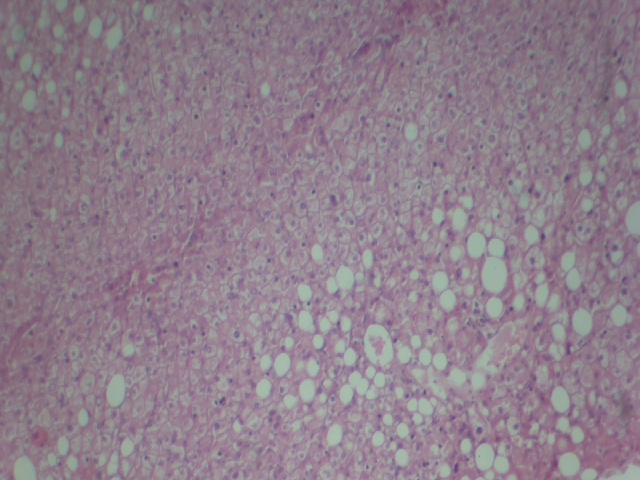
#> input picture test2.jpg, 640 x 480 px
$ python main.py
#> lines starting #> are read from the running program, lines starting #| are printed output that depends on the picture; after the words box and inside, x2 and y2 are one past the last pixel; in counts of white or black regions, pixels touching at a corner belong together
# Taylor Tam 6/10
# non-slide area detection
# filter out blurry images first

import cv2
import numpy as np

class contourDetection:
    def __init__(self, path):
        self.path = path
        self.minPercent = 75.0

    # determines the percent that the contour occupies given contour-area and image
    def percent(self, contour_area, image):
        height, width, channel = image.shape
        image_area = height * width
        return (contour_area / image_area) * 100

    def contouredArea(self):
        image = cv2.imread(self.path)
#> image is the input picture: shape (480, 640, 3); mean B, G, R 139.9, 127, 142.7

        # to grayscale
        gray = cv2.cvtColor(image, cv2.COLOR_BGR2GRAY)
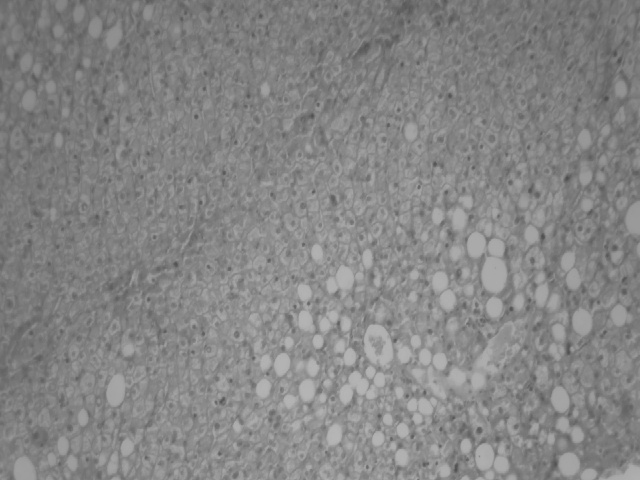
#> gray: shape (480, 640); min 78, max 184, mean 133.2
        # kernel to sharpen the image
        kernel1 = np.array([[0, -1, 0],
                            [-1, 5, -1],
                            [0, -1, 0]])
        image_sharp = cv2.filter2D(src=gray, ddepth=-1, kernel=kernel1)

        # convert to a binary image, using Gaussian adaptive threshold
        thresh = cv2.adaptiveThreshold(image_sharp, 255, cv2.ADAPTIVE_THRESH_GAUSSIAN_C, cv2.THRESH_BINARY_INV, 21, 4)
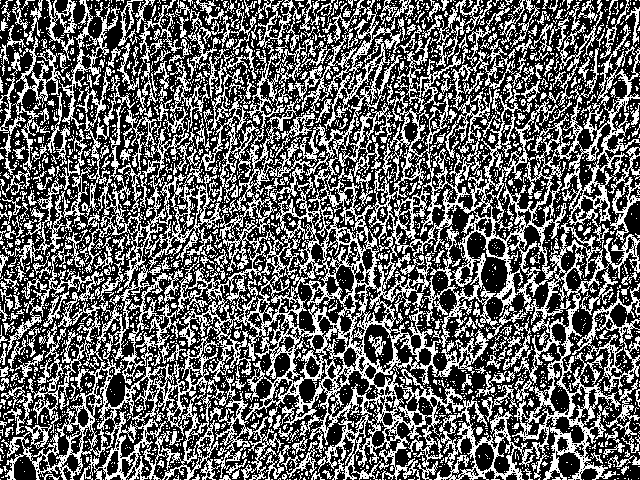
#> thresh: shape (480, 640); 39.8% white in thin lines or dots
        new_image = thresh

        # find contours
        contours, hierarchy = cv2.findContours(image=new_image, mode=cv2.RETR_TREE, method=cv2.CHAIN_APPROX_NONE)
#> contours = 6609 contours, 6054 with area under 20; largest, box (x1, y1, x2, y2) and area: (1, 0, 640, 480) 144268, (372, 306, 567, 457) 10444, (239, 78, 369, 256) 7762, (104, 217, 257, 408) 6936, (378, 204, 479, 348) 5928

        # filter contours by open/closed
        use_contours = []
        for i in range(len(contours)):
            opened = hierarchy[0][i][2] < 0 and hierarchy[0][i][3] < 0
            if opened:
                use_contours.append(contours[i])
#> this loop made 6609 passes
#> after the loop, use_contours = 2026 contours, 1990 with area under 20; largest, box (x1, y1, x2, y2) and area: (301, 45, 331, 67) 62, (2, 211, 16, 239) 60, (27, 327, 40, 357) 50, (177, 17, 189, 41) 50, (59, 391, 69, 410) 46

        # Erase small contours, and contours which small aspect ratio (close to a square)
        for c in use_contours:
            area = cv2.contourArea(c)
            # Erase small contours base don area
            if area < 20:
                cv2.fillPoly(new_image, pts=[c], color=0)
                continue
            rect = cv2.minAreaRect(c)
            (x, y), (w, h), angle = rect
            aRatio = max(w, h) / min(w, h)

            # Assume line must be long and narrow
            if (aRatio < 1.5):
                cv2.fillPoly(new_image, pts=[c], color=0)
                continue
#> this loop made 2026 passes
#> (area, x, y, w, h, angle, aRatio) on passes 53, 78: (20.5, 317.5, 475, 8, 13, -90, 1.62), (28.5, 86, 472.5, 13, 12, -90, 1.08)
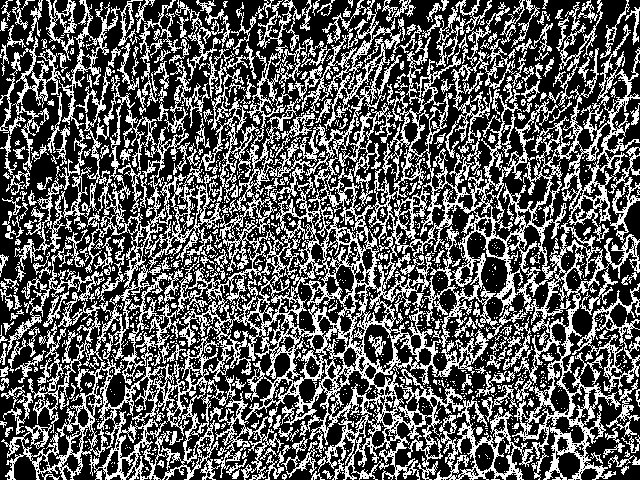
#> new_image: shape (480, 640); 37% white in thin lines or dots

        new_image = cv2.morphologyEx(new_image, cv2.MORPH_CLOSE,
                                     cv2.getStructuringElement(cv2.MORPH_ELLIPSE, (51, 51)))
#> new_image: shape (480, 640); every value is 255
        # find contours again
        contours2, hierarchy2 = cv2.findContours(image=new_image, mode=cv2.RETR_TREE, method=cv2.CHAIN_APPROX_NONE)
#> contours2 = 1 contour; box (x1, y1, x2, y2) and area: (0, 0, 640, 480) 306081

        # find the largest length contour (since this will be the most defined area)
        max_len = 0
        max_contour = None
        for i in range(len(contours2)):
            len_contour = cv2.arcLength(contours2[i], False)
            if len_contour > max_len:
                max_len = len_contour
                max_contour = contours2[i]
#> this loop made 1 pass
#> (len_contour, max_len) on pass 1: (2235, 2235)
#> after the loop, max_contour = contour of 2236 points, box (x1, y1, x2, y2) (0, 0, 640, 480), area 306081; max_len = 2235

        # only draw the MOST defined, long contour
        #this contour is drawn on a copy of the image (img_copy) and then the original image is just image
        img_copy = image.copy()

        cv2.drawContours(img_copy, max_contour, -1, (0, 0, 255), 3)
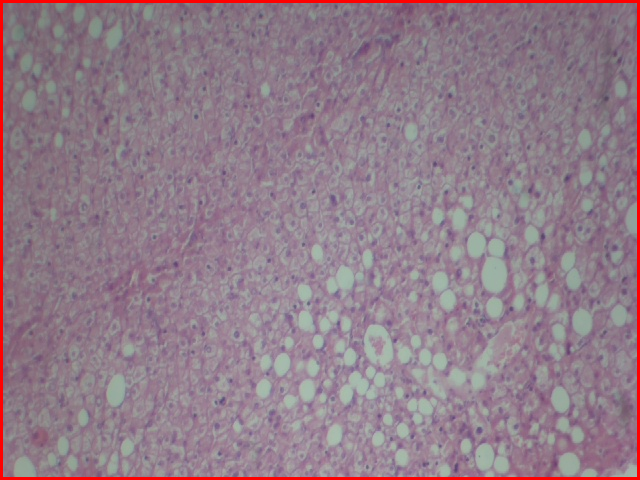
#> img_copy: shape (480, 640, 3); 2.18% of pixels changed, all inside (x1, y1, x2, y2) = (0, 0, 640, 480)
        cv2.imshow("Contours", img_copy)
        cv2.imshow("Original", image)
        cv2.waitKey(0)

        # find area of contour
        contour_area = cv2.contourArea(max_contour)
#> contour_area = 306081

        # return if the percent of the contoured area is acceptable (above threshold) or not
        return self.percent(contour_area, image) > self.minPercent

if __name__=="__main__":
    #acceptable true if contoured area > min percent, false if contoured area < min percent
    path = "test2.jpg"
    detectionObj = contourDetection(path)
    acceptable = detectionObj.contouredArea()
#> acceptable = True

$ run again, with testing.jpg copied over test2.jpg
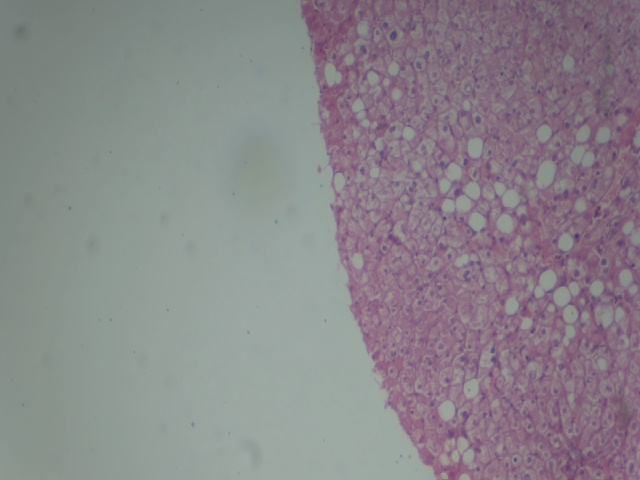
#> input picture testing.jpg, 640 x 480 px
#> in contouredArea, image is the input picture: shape (480, 640, 3); mean B, G, R 138.2, 133.6, 137.7
#> in contouredArea, `thresh = cv2.adaptiveThreshold(image_sharp, 255, cv2.ADAPTIVE_THRESH_G..`:
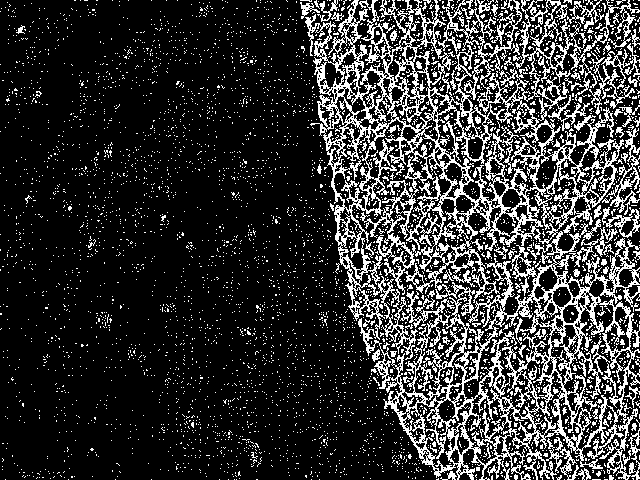
#> thresh: shape (480, 640); 20.4% white in thin lines or dots
#> contours = 6175 contours, 5900 with area under 20; largest, box (x1, y1, x2, y2) and area: (305, 0, 640, 480) 87855, (435, 206, 562, 449) 12548, (436, 100, 554, 202) 4502, (563, 302, 632, 451) 4056, (351, 118, 429, 272) 3959
#> the loop in contouredArea, `for i in range(len(contours)):` made 6175 passes
#> after the loop in contouredArea, `for i in range(len(contours)):`: use_contours = 3850 contours, 3844 with area under 20; largest, box (x1, y1, x2, y2) and area: (440, 471, 457, 480) 34, (625, 386, 640, 408) 34, (615, 127, 624, 138) 26, (622, 450, 631, 465) 22, (601, 259, 607, 266) 22, (462, 56, 468, 66) 20
#> the loop in contouredArea, `for c in use_contours:` made 3850 passes
#> (c, area) on passes 1, 4, 5: ([[615, 479]], 0), ([[564, 479]], 0), ([[476, 479]], 0)
#> contours2 = 5 contours, 3 with area under 20; largest, box (x1, y1, x2, y2) and area: (300, 0, 640, 480) 139824, (25, 195, 32, 204) 23
#> the loop in contouredArea, `for i in range(len(contours2)):` made 5 passes
#> (len_contour, max_len) on passes 1, 3, 5: (6.83, 6.83), (19.56, 19.56), (1575, 1575)
#> after the loop in contouredArea, `for i in range(len(contours2)):`: max_contour = contour of 1511 points, box (x1, y1, x2, y2) (300, 0, 640, 480), area 139824; max_len = 1575
#> in contouredArea, `cv2.drawContours(img_copy, max_contour, -1, (0, 0, 255), 3)`:
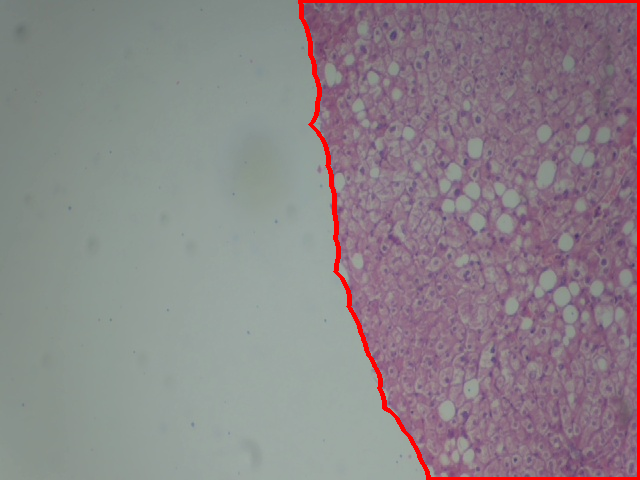
#> img_copy: shape (480, 640, 3); 1.78% of pixels changed, all inside (x1, y1, x2, y2) = (298, 0, 640, 480)
#> contour_area = 139823.5
#> acceptable = False
